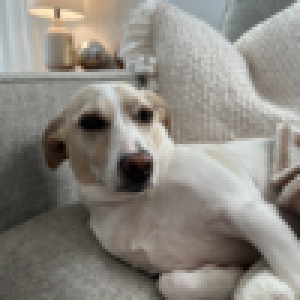
#> input picture lowres/maple.png, 100 x 100 px (shown 3 times larger)
$ python main.py
#> lines starting #> are read from the running program, lines starting #| are printed output that depends on the picture
''' Imports: '''

import math
import random
import numpy as np
import pandas as pd
import matplotlib.pyplot as plt

import cv2 as cv

'''
Site for resizing images (ideally to 100x100 px or less)
https://www.resizepixel.com
'''

# Default parameters:

file_name = 'lowres/maple.png'
k_ = 3
percent_to_remove_ = 2


def knn(filename=file_name, k=k_, percent_to_remove=percent_to_remove_):
    '''
    Function:       KNN
    Parameters:     filename            (string-- optional filename for local image you'd like to use)
                    K                   (integer-- the number of nearest neighbors we want to use)
                    percent_to_remove   (integer-- the percentage of pixels to knock out of the image for reconstruction)

    Returns:        Displays the original image, the image with pixels knocked out, and the reconstructed image created using the KNN algorithm.
    '''
#> called with filename = 'lowres/maple.png', k = 3, percent_to_remove = 2

    '''
    1. GET THE IMAGE:
    '''


    # Filename has been provided:
    ''' Read image with OpenCV: '''

    # Read image in with OpenCV:
    img = cv.imread(filename, 0)
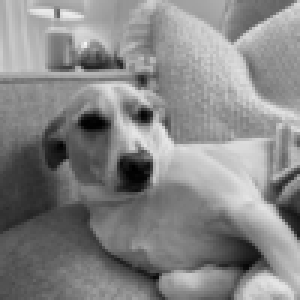
#> img: shape (100, 100) (shown 3 times larger); min 0, max 244, mean 134.3

    # Get image shape:
    image_shape = img.shape
#> image_shape = (100, 100)
    # Get image size:
    size = img.size
#> size = 10000
    # Resize image to 1-D array:
    img = img.reshape(size, ).astype(float)
#> img = 10000 values, max 244 at index 1428, min 0 at index 5544, mean 134.3
    # Create copies of image for use/manipulation later on:
    img1 = img.copy()
#> img1 has the same summary as img
    img0 = img.copy()
#> img0 has the same summary as img

    ''' Now have img0, img1, size, img_shape '''

    '''
    2. REMOVE PIXELS:
    '''

    # Removing a percentage of pixels from the image:

    # Get number of pixels to remove as a percentage of image size:
    num_to_remove = int(size * (int(percent_to_remove) / 100))
#> num_to_remove = 200

    # Create a set to store indices for pixels to remove:
    remove = set()
    # Add random indices until set has reached desired size:
    while len(remove) < num_to_remove:
        remove.add(np.random.randint(0, size - 1))

    # Convert seet to list and remove all specified pixels:
    remove = np.array(list(remove))
    img1[remove] = np.nan

    # Print number of pixels removed:
    print("Number of pixels removed:", num_to_remove)
#| Number of pixels removed: 200

    # Display the image again (now with pixel(s) missing)
    plt.imshow(img1.reshape(image_shape), cmap=plt.cm.gray, interpolation="nearest")
    plt.show()
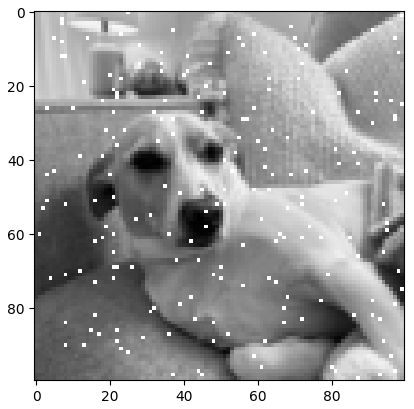
#> figure drawn by matplotlib, 1 panel

    # Save a copy of the 'noisy' image for later use:
    img_noise = img1.copy()

    '''
    3. RECONSTRUCT THE IMAGE:
    '''

    # START ACTUAL K-NN ALGORITHM HERE:

    '''
    K-NN ALGORITHM
    '''

    # Convert image to dataframe:
    df = pd.DataFrame(img1.copy().reshape(image_shape))
#> df = table of 100 rows and 100 columns
    new_df = df.copy()
#> new_df = table of 100 rows and 100 columns

    # Assign image size to a variable:
    img_size = img1.size
#> img_size = 10000
    # Get height, width:
    height, width = image_shape
#> height = 100; width = 100

    # Check that image isn't too large to process: (this number is kind of arbitrary)
    if img_size > 50000:
        print("Image too large. This will take way too long.")
        exit()

    # Iterate through every pixel by index
    # (using image size = total number of pixels)
    for i in range(img_size):

        # Get the row, column indices for the given pixel:
        current_row = i // width
        current_col = i % width
        # Access the value for the given pixel:
        current_pixel = df[current_col][current_row]

        # If current pixel is not NaN:
        if not math.isnan(current_pixel):
            continue
        else:
            ''' Pixel is NaN '''
            # Initialize an empty np array to store distances to all other pixels:
            distances = np.empty(img_size)
            # set all values to NaN:
            distances[:] = np.nan

            # Iterate through indices for all other pixels:
            for j in range(img_size):

                # Get the row, column indices for the given pixel:
                row = j // width
                col = j % width
                new_pixel = df[col][row]

                # if new pixel is NaN, skip it:
                if math.isnan(new_pixel):
                    continue
                # Checks if new pixel is the same as current pixel:
                # (I think this is unnecessary since if so, would be NaN)
                if (col == current_col) & (row == current_row):
                    continue

                # Calculate euclidean distance:
                h = col - current_col
                w = row - current_row
                h2 = h ** 2
                w2 = w ** 2
                sum = h2 + w2
                dist = np.sqrt(sum)
                # Assign distace to distances array:
                distances[j] = dist

            '''
            At this point, distances stores the distance to every other pixel from current_pixel,
            stored at the index of that pixel.
            '''

            # Get the indices of the k-smallest values (distances) in an array:
            k_smallest = np.argpartition(distances, k)[:k]

            # initialize empty array to store luminosity vals for nearest neighbors:
            lum_vals = np.zeros(len(k_smallest))
            # initialize empty array to store weight (inverted distance) vals for nearest neighbors:
            weights = np.zeros(len(k_smallest))

            # iterate through k smallest, for each access their luminosity, distance,
            for ind in range(len(k_smallest)):
                # Get the index for each neighbor:
                index = k_smallest[ind]
                # Get that neighbor's distance:
                distance = distances[index]
                row2 = index // width
                col2 = index % width
                # Get that neighbor's luminosity:
                luminosity = df[col2][row2]
                # Add luminosity to array of luminosity vals:
                lum_vals[ind] = luminosity
                # Add distance inverse to array of weight vals:
                weights[ind] = 1 / distance

            # Get average (weighted) luminosity value:
            lum = np.average(a=lum_vals, weights=weights)
            # Assign new luminosity val to current pixel in new_df:
            new_df[current_col][current_row] = lum
#> this loop made 10000 passes
#> current_pixel on passes 1 to 12: 170, 176, 193, 188, 181, 177, 182, 186, 172, 192, 197, 186


    # Display the reconstructed image:

    '''
    plt.imshow(new_df, cmap=plt.cm.gray, interpolation="nearest")
    plt.title("Reconstructed Image:")

    plt.show()
    '''

    '''

    Display the original, noisy, and reconstructed images side by side in one figure:

    '''

    figure, axis = plt.subplots(1, 3, figsize=(18, 6))

    # Display the original image:
    axis[0].imshow(img0.reshape(image_shape), cmap=plt.cm.gray, interpolation="nearest")
    axis[0].set_title("Original Image (" + str(img_size) + " pixels):")

    # Display the noisy image:
    axis[1].imshow(img_noise.reshape(image_shape), cmap=plt.cm.gray, interpolation="nearest")
    axis[1].set_title("Image with " + str(num_to_remove) + " pixels removed:")

    # Display the reconstructed image:
    axis[2].imshow(new_df, cmap=plt.cm.gray, interpolation="nearest")
    axis[2].set_title("Reconstructed Image:")

    # Add a margin between the main title and sub-plots
    figure.subplots_adjust(hspace=0.4, top=0.9)

    # Add the main title
    figure.suptitle("Image Reconstruction using K-Nearest Neighbors, K = " + str(k), fontsize=15)

    plt.show()
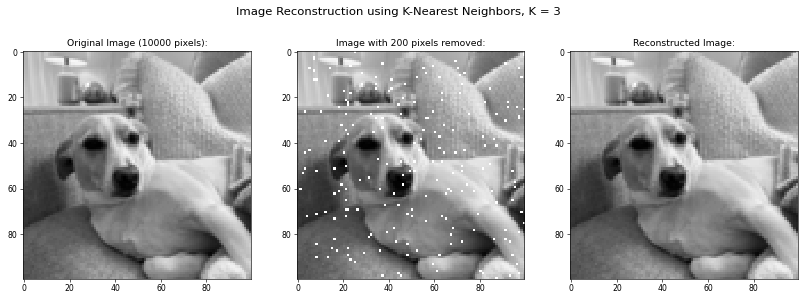
#> figure drawn by matplotlib, 3 panels


'''
new_df is the dataframe which now stores the completed image.
df  was the dataframe used as reference (containing nans and original values)
'''

# Call the function:
knn(file_name, k_, percent_to_remove_)

$ run again, with lowres/face.jpg saved as lowres/maple.png
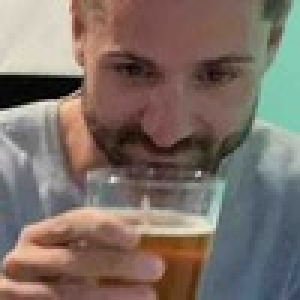
#> input picture lowres/face.jpg, 100 x 100 px (shown 3 times larger)
#> in knn, `img = cv.imread(filename, 0)`:
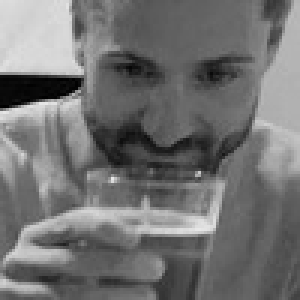
#> img: shape (100, 100) (shown 3 times larger); min 0, max 231, mean 113.9
#> in knn, `img = img.reshape(size, ).astype(float)`: img = 10000 values, max 231 at index 3415, min 0 at index 2620, mean 113.9
#> img1 has the same summary as img
#> img0 has the same summary as img
#| Number of pixels removed: 200
#> df = table of 100 rows and 100 columns
#> the loop in knn, `for i in range(img_size):` made 10000 passes
#> current_pixel on passes 1 to 8: 220, 218, 219, 220, 219, 217, 215, 216
#> in knn, `plt.show()`:
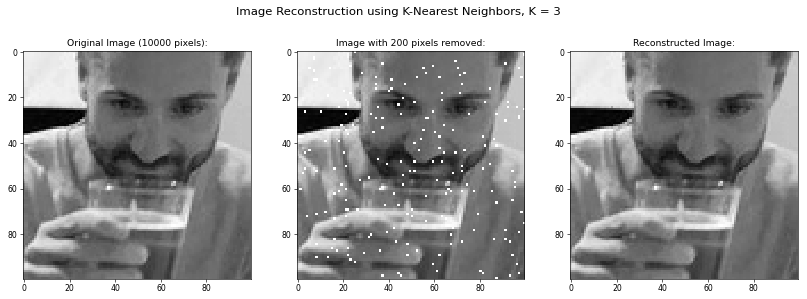
#> figure drawn by matplotlib, 3 panels
